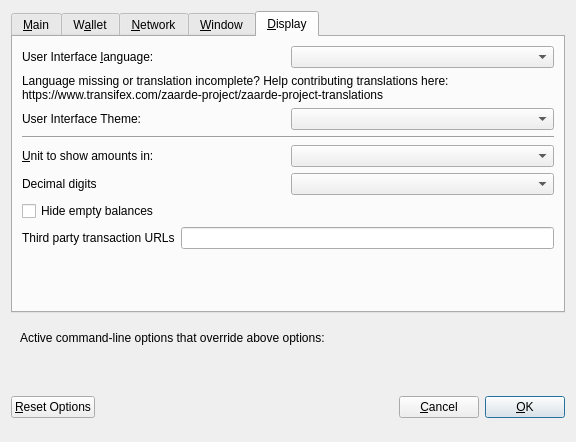
<?xml version="1.0" encoding="UTF-8"?>
<ui version="4.0">
 <class>OptionsDialog</class>
 <widget class="QDialog" name="OptionsDialog">
  <property name="geometry">
   <rect>
    <x>0</x>
    <y>0</y>
    <width>576</width>
    <height>442</height>
   </rect>
  </property>
  <property name="windowTitle">
   <string>Options</string>
  </property>
  <property name="modal">
   <bool>true</bool>
  </property>
  <layout class="QVBoxLayout" name="verticalLayout">
   <item>
    <widget class="QTabWidget" name="tabWidget">
     <property name="currentIndex">
      <number>4</number>
     </property>
     <widget class="QWidget" name="tabMain">
      <attribute name="title">
       <string>&amp;Main</string>
      </attribute>
      <layout class="QVBoxLayout" name="verticalLayout_Main">
       <item>
        <widget class="QCheckBox" name="bitcoinAtStartup">
         <property name="toolTip">
          <string>Automatically start Zaarde after logging in to the system.</string>
         </property>
         <property name="text">
          <string>&amp;Start Zaarde on system login</string>
         </property>
        </widget>
       </item>
       <item>
        <layout class="QHBoxLayout" name="horizontalLayout_2_Main">
         <item>
          <widget class="QLabel" name="databaseCacheLabel">
           <property name="text">
            <string>Size of &amp;database cache</string>
           </property>
           <property name="textFormat">
            <enum>Qt::PlainText</enum>
           </property>
           <property name="buddy">
            <cstring>databaseCache</cstring>
           </property>
          </widget>
         </item>
         <item>
          <widget class="QSpinBox" name="databaseCache"/>
         </item>
         <item>
          <widget class="QLabel" name="databaseCacheUnitLabel">
           <property name="text">
            <string>MB</string>
           </property>
           <property name="textFormat">
            <enum>Qt::PlainText</enum>
           </property>
          </widget>
         </item>
         <item>
          <spacer name="horizontalSpacer_2_Main">
           <property name="orientation">
            <enum>Qt::Horizontal</enum>
           </property>
           <property name="sizeHint" stdset="0">
            <size>
             <width>40</width>
             <height>20</height>
            </size>
           </property>
          </spacer>
         </item>
        </layout>
       </item>
       <item>
        <layout class="QHBoxLayout" name="horizontalLayout_3_Main">
         <item>
          <widget class="QLabel" name="threadsScriptVerifLabel">
           <property name="text">
            <string>Number of script &amp;verification threads</string>
           </property>
           <property name="textFormat">
            <enum>Qt::PlainText</enum>
           </property>
           <property name="buddy">
            <cstring>threadsScriptVerif</cstring>
           </property>
          </widget>
         </item>
         <item>
          <widget class="QSpinBox" name="threadsScriptVerif">
           <property name="toolTip">
            <string>(0 = auto, &lt;0 = leave that many cores free)</string>
           </property>
          </widget>
         </item>
         <item>
          <spacer name="horizontalSpacer_3_Main">
           <property name="orientation">
            <enum>Qt::Horizontal</enum>
           </property>
           <property name="sizeHint" stdset="0">
            <size>
             <width>40</width>
             <height>20</height>
            </size>
           </property>
          </spacer>
         </item>
        </layout>
       </item>
       <item>
        <spacer name="verticalSpacer_2">
         <property name="orientation">
          <enum>Qt::Vertical</enum>
         </property>
         <property name="sizeHint" stdset="0">
          <size>
           <width>20</width>
           <height>40</height>
          </size>
         </property>
        </spacer>
       </item>
       <item>
        <widget class="QCheckBox" name="checkBoxZeromintEnable">
         <property name="toolTip">
          <string>Enable automatic minting of Zaarde units to zZARD</string>
         </property>
         <property name="layoutDirection">
          <enum>Qt::LeftToRight</enum>
         </property>
         <property name="text">
          <string>Enable zZARD Automint</string>
         </property>
        </widget>
       </item>
       <item>
        <layout class="QHBoxLayout" name="horizontalLayout_3">
         <item>
          <widget class="QLabel" name="percentage_label">
           <property name="toolTip">
            <string>Percentage of incoming ZARD which get automatically converted to zZARD via Zerocoin Protocol (min: 10%)</string>
           </property>
           <property name="text">
            <string>Percentage of autominted zZARD</string>
           </property>
          </widget>
         </item>
         <item>
          <widget class="QSpinBox" name="zeromintPercentage">
           <property name="minimum">
            <number>1</number>
           </property>
           <property name="maximum">
            <number>100</number>
           </property>
          </widget>
         </item>
        </layout>
       </item>
       <item>
        <layout class="QHBoxLayout" name="horizontalLayout" stretch="0,0">
         <property name="sizeConstraint">
          <enum>QLayout::SetFixedSize</enum>
         </property>
         <item>
          <widget class="QLabel" name="labelPreferredDenom">
           <property name="maximumSize">
            <size>
             <width>16777215</width>
             <height>16777215</height>
            </size>
           </property>
           <property name="toolTip">
            <string>Wait with automatic conversion to Zerocoin until enough ZARD for this denomination is available</string>
           </property>
           <property name="text">
            <string>Preferred Automint zZARD Denomination</string>
           </property>
          </widget>
         </item>
         <item>
          <widget class="QComboBox" name="preferredDenom">
           <property name="maximumSize">
            <size>
             <width>16777215</width>
             <height>27</height>
            </size>
           </property>
           <property name="toolTip">
            <string>Wait with automatic conversion to Zerocoin until enough ZARD for this denomination is available</string>
           </property>
           <property name="maxVisibleItems">
            <number>9</number>
           </property>
           <property name="maxCount">
            <number>9</number>
           </property>
          </widget>
         </item>
        </layout>
       </item>
      </layout>
     </widget>
     <widget class="QWidget" name="tabWallet">
      <attribute name="title">
       <string>W&amp;allet</string>
      </attribute>
      <layout class="QVBoxLayout" name="verticalLayout_Wallet">
       <item>
        <layout class="QHBoxLayout" name="horizontalLayout_2_Wallet">
         <item>
          <widget class="QLabel" name="labelStakeSplitThresholdText">
           <property name="text">
            <string>Stake split threshold:</string>
           </property>
          </widget>
         </item>
         <item>
          <widget class="QSpinBox" name="spinBoxStakeSplitThreshold">
           <property name="minimum">
            <number>1</number>
           </property>
           <property name="maximum">
            <number>999999</number>
           </property>
          </widget>
         </item>
        </layout>
       </item>
       <item>
        <widget class="QGroupBox" name="groupBox">
         <property name="title">
          <string>Expert</string>
         </property>
         <layout class="QVBoxLayout" name="verticalLayout_2">
          <item>
           <widget class="QCheckBox" name="coinControlFeatures">
            <property name="toolTip">
             <string>Whether to show coin control features or not.</string>
            </property>
            <property name="text">
             <string>Enable coin &amp;control features</string>
            </property>
           </widget>
          </item>
          <item>
           <widget class="QCheckBox" name="showMasternodesTab">
            <property name="toolTip">
             <string>Show additional tab listing all your masternodes in first sub-tab&lt;br/&gt;and all masternodes on the network in second sub-tab.</string>
            </property>
            <property name="text">
             <string>Show Masternodes Tab</string>
            </property>
           </widget>
          </item>
          <item>
           <widget class="QCheckBox" name="spendZeroConfChange">
            <property name="toolTip">
             <string>If you disable the spending of unconfirmed change, the change from a transaction&lt;br/&gt;cannot be used until that transaction has at least one confirmation.&lt;br/&gt;This also affects how your balance is computed.</string>
            </property>
            <property name="text">
             <string>&amp;Spend unconfirmed change</string>
            </property>
           </widget>
          </item>
         </layout>
        </widget>
       </item>
       <item>
        <spacer name="verticalSpacer_Wallet">
         <property name="orientation">
          <enum>Qt::Vertical</enum>
         </property>
         <property name="sizeHint" stdset="0">
          <size>
           <width>20</width>
           <height>40</height>
          </size>
         </property>
        </spacer>
       </item>
      </layout>
     </widget>
     <widget class="QWidget" name="tabNetwork">
      <attribute name="title">
       <string>&amp;Network</string>
      </attribute>
      <layout class="QVBoxLayout" name="verticalLayout_Network">
       <item>
        <widget class="QCheckBox" name="mapPortUpnp">
         <property name="toolTip">
          <string>Automatically open the Zaarde client port on the router. This only works when your router supports UPnP and it is enabled.</string>
         </property>
         <property name="text">
          <string>Map port using &amp;UPnP</string>
         </property>
        </widget>
       </item>
       <item>
        <widget class="QCheckBox" name="allowIncoming">
         <property name="toolTip">
          <string>Accept connections from outside</string>
         </property>
         <property name="text">
          <string>Allow incoming connections</string>
         </property>
        </widget>
       </item>
       <item>
        <widget class="QCheckBox" name="connectSocks">
         <property name="toolTip">
          <string>Connect to the Zaarde network through a SOCKS5 proxy.</string>
         </property>
         <property name="text">
          <string>&amp;Connect through SOCKS5 proxy (default proxy):</string>
         </property>
        </widget>
       </item>
       <item>
        <layout class="QHBoxLayout" name="horizontalLayout_1_Network">
         <item>
          <widget class="QLabel" name="proxyIpLabel">
           <property name="text">
            <string>Proxy &amp;IP:</string>
           </property>
           <property name="textFormat">
            <enum>Qt::PlainText</enum>
           </property>
           <property name="buddy">
            <cstring>proxyIp</cstring>
           </property>
          </widget>
         </item>
         <item>
          <widget class="QValidatedLineEdit" name="proxyIp">
           <property name="minimumSize">
            <size>
             <width>140</width>
             <height>0</height>
            </size>
           </property>
           <property name="maximumSize">
            <size>
             <width>140</width>
             <height>16777215</height>
            </size>
           </property>
           <property name="toolTip">
            <string>IP address of the proxy (e.g. IPv4: 127.0.0.1 / IPv6: ::1)</string>
           </property>
          </widget>
         </item>
         <item>
          <widget class="QLabel" name="proxyPortLabel">
           <property name="text">
            <string>&amp;Port:</string>
           </property>
           <property name="textFormat">
            <enum>Qt::PlainText</enum>
           </property>
           <property name="buddy">
            <cstring>proxyPort</cstring>
           </property>
          </widget>
         </item>
         <item>
          <widget class="QLineEdit" name="proxyPort">
           <property name="minimumSize">
            <size>
             <width>75</width>
             <height>0</height>
            </size>
           </property>
           <property name="maximumSize">
            <size>
             <width>55</width>
             <height>16777215</height>
            </size>
           </property>
           <property name="toolTip">
            <string>Port of the proxy (e.g. 9050)</string>
           </property>
          </widget>
         </item>
         <item>
          <spacer name="horizontalSpacer_1_Network">
           <property name="orientation">
            <enum>Qt::Horizontal</enum>
           </property>
           <property name="sizeHint" stdset="0">
            <size>
             <width>40</width>
             <height>20</height>
            </size>
           </property>
          </spacer>
         </item>
        </layout>
       </item>
       <item>
        <spacer name="verticalSpacer_Network">
         <property name="orientation">
          <enum>Qt::Vertical</enum>
         </property>
         <property name="sizeHint" stdset="0">
          <size>
           <width>20</width>
           <height>40</height>
          </size>
         </property>
        </spacer>
       </item>
      </layout>
     </widget>
     <widget class="QWidget" name="tabWindow">
      <attribute name="title">
       <string>&amp;Window</string>
      </attribute>
      <layout class="QVBoxLayout" name="verticalLayout_Window">
       <item>
        <widget class="QCheckBox" name="minimizeToTray">
         <property name="toolTip">
          <string>Show only a tray icon after minimizing the window.</string>
         </property>
         <property name="text">
          <string>&amp;Minimize to the tray instead of the taskbar</string>
         </property>
        </widget>
       </item>
       <item>
        <widget class="QCheckBox" name="minimizeOnClose">
         <property name="toolTip">
          <string>Minimize instead of exit the application when the window is closed. When this option is enabled, the application will be closed only after selecting Quit in the menu.</string>
         </property>
         <property name="text">
          <string>M&amp;inimize on close</string>
         </property>
        </widget>
       </item>
       <item>
        <spacer name="verticalSpacer_Window">
         <property name="orientation">
          <enum>Qt::Vertical</enum>
         </property>
         <property name="sizeHint" stdset="0">
          <size>
           <width>20</width>
           <height>40</height>
          </size>
         </property>
        </spacer>
       </item>
      </layout>
     </widget>
     <widget class="QWidget" name="tabDisplay">
      <attribute name="title">
       <string>&amp;Display</string>
      </attribute>
      <layout class="QVBoxLayout" name="verticalLayout_Display">
       <item>
        <layout class="QHBoxLayout" name="horizontalLayout_1_Display">
         <item>
          <widget class="QLabel" name="langLabel">
           <property name="text">
            <string>User Interface &amp;language:</string>
           </property>
           <property name="textFormat">
            <enum>Qt::PlainText</enum>
           </property>
           <property name="buddy">
            <cstring>lang</cstring>
           </property>
          </widget>
         </item>
         <item>
          <widget class="QValueComboBox" name="lang">
           <property name="toolTip">
            <string>The user interface language can be set here. This setting will take effect after restarting Zaarde.</string>
           </property>
          </widget>
         </item>
        </layout>
       </item>
       <item>
        <widget class="QLabel" name="label_3">
         <property name="toolTip">
          <string notr="true"/>
         </property>
         <property name="statusTip">
          <string notr="true"/>
         </property>
         <property name="whatsThis">
          <string notr="true"/>
         </property>
         <property name="accessibleName">
          <string notr="true"/>
         </property>
         <property name="text">
          <string>Language missing or translation incomplete? Help contributing translations here:
https://www.transifex.com/zaarde-project/zaarde-project-translations</string>
         </property>
         <property name="wordWrap">
          <bool>true</bool>
         </property>
         <property name="openExternalLinks">
          <bool>true</bool>
         </property>
         <property name="textInteractionFlags">
          <set>Qt::TextBrowserInteraction</set>
         </property>
        </widget>
       </item>
       <item>
        <layout class="QHBoxLayout" name="horizontalLayout_4_Display" stretch="0,0">
         <item>
          <widget class="QLabel" name="themeLabel">
           <property name="text">
            <string>User Interface Theme:</string>
           </property>
          </widget>
         </item>
         <item>
          <widget class="QValueComboBox" name="theme"/>
         </item>
        </layout>
       </item>
       <item>
        <widget class="Line" name="line">
         <property name="orientation">
          <enum>Qt::Horizontal</enum>
         </property>
        </widget>
       </item>
       <item>
        <layout class="QHBoxLayout" name="horizontalLayout_2_Display">
         <item>
          <widget class="QLabel" name="unitLabel">
           <property name="text">
            <string>&amp;Unit to show amounts in:</string>
           </property>
           <property name="textFormat">
            <enum>Qt::PlainText</enum>
           </property>
           <property name="buddy">
            <cstring>unit</cstring>
           </property>
          </widget>
         </item>
         <item>
          <widget class="QValueComboBox" name="unit">
           <property name="toolTip">
            <string>Choose the default subdivision unit to show in the interface and when sending coins.</string>
           </property>
          </widget>
         </item>
        </layout>
       </item>
       <item>
        <layout class="QHBoxLayout" name="horizontalLayout_5_Display">
         <item>
          <widget class="QLabel" name="digitsLabel">
           <property name="text">
            <string>Decimal digits</string>
           </property>
          </widget>
         </item>
         <item>
          <widget class="QValueComboBox" name="digits"/>
         </item>
        </layout>
       </item>
       <item>
        <widget class="QCheckBox" name="checkBoxHideZeroBalances">
         <property name="toolTip">
          <string>Hide empty balances</string>
         </property>
         <property name="layoutDirection">
          <enum>Qt::LeftToRight</enum>
         </property>
         <property name="text">
          <string>Hide empty balances</string>
         </property>
        </widget>
       </item>
       <item>
        <layout class="QHBoxLayout" name="horizontalLayout_3_Display">
         <item>
          <widget class="QLabel" name="thirdPartyTxUrlsLabel">
           <property name="toolTip">
            <string>Third party URLs (e.g. a block explorer) that appear in the transactions tab as context menu items. %s in the URL is replaced by transaction hash. Multiple URLs are separated by vertical bar |.</string>
           </property>
           <property name="text">
            <string>Third party transaction URLs</string>
           </property>
           <property name="buddy">
            <cstring>thirdPartyTxUrls</cstring>
           </property>
          </widget>
         </item>
         <item>
          <widget class="QLineEdit" name="thirdPartyTxUrls">
           <property name="toolTip">
            <string>Third party URLs (e.g. a block explorer) that appear in the transactions tab as context menu items. %s in the URL is replaced by transaction hash. Multiple URLs are separated by vertical bar |.</string>
           </property>
          </widget>
         </item>
        </layout>
       </item>
       <item>
        <spacer name="verticalSpacer">
         <property name="orientation">
          <enum>Qt::Vertical</enum>
         </property>
         <property name="sizeHint" stdset="0">
          <size>
           <width>20</width>
           <height>40</height>
          </size>
         </property>
        </spacer>
       </item>
      </layout>
     </widget>
    </widget>
   </item>
   <item>
    <widget class="QFrame" name="frame">
     <layout class="QVBoxLayout" name="verticalLayout_Bottom">
      <item>
       <layout class="QHBoxLayout" name="horizontalLayout_Bottom">
        <item>
         <widget class="QLabel" name="overriddenByCommandLineInfoLabel">
          <property name="text">
           <string>Active command-line options that override above options:</string>
          </property>
          <property name="textFormat">
           <enum>Qt::PlainText</enum>
          </property>
         </widget>
        </item>
        <item>
         <spacer name="horizontalSpacer_Bottom">
          <property name="orientation">
           <enum>Qt::Horizontal</enum>
          </property>
          <property name="sizeHint" stdset="0">
           <size>
            <width>40</width>
            <height>20</height>
           </size>
          </property>
         </spacer>
        </item>
       </layout>
      </item>
      <item>
       <widget class="QLabel" name="overriddenByCommandLineLabel">
        <property name="text">
         <string/>
        </property>
        <property name="textFormat">
         <enum>Qt::PlainText</enum>
        </property>
        <property name="wordWrap">
         <bool>true</bool>
        </property>
       </widget>
      </item>
     </layout>
    </widget>
   </item>
   <item>
    <layout class="QHBoxLayout" name="horizontalLayout_Buttons">
     <item>
      <widget class="QPushButton" name="resetButton">
       <property name="toolTip">
        <string>Reset all client options to default.</string>
       </property>
       <property name="text">
        <string>&amp;Reset Options</string>
       </property>
       <property name="autoDefault">
        <bool>false</bool>
       </property>
      </widget>
     </item>
     <item>
      <spacer name="horizontalSpacer_1">
       <property name="orientation">
        <enum>Qt::Horizontal</enum>
       </property>
       <property name="sizeHint" stdset="0">
        <size>
         <width>40</width>
         <height>48</height>
        </size>
       </property>
      </spacer>
     </item>
     <item>
      <widget class="QLabel" name="statusLabel">
       <property name="minimumSize">
        <size>
         <width>200</width>
         <height>0</height>
        </size>
       </property>
       <property name="font">
        <font>
         <weight>75</weight>
         <bold>true</bold>
        </font>
       </property>
       <property name="text">
        <string/>
       </property>
       <property name="textFormat">
        <enum>Qt::PlainText</enum>
       </property>
       <property name="wordWrap">
        <bool>true</bool>
       </property>
      </widget>
     </item>
     <item>
      <spacer name="horizontalSpacer_2">
       <property name="orientation">
        <enum>Qt::Horizontal</enum>
       </property>
       <property name="sizeHint" stdset="0">
        <size>
         <width>40</width>
         <height>48</height>
        </size>
       </property>
      </spacer>
     </item>
     <item>
      <widget class="QPushButton" name="cancelButton">
       <property name="text">
        <string>&amp;Cancel</string>
       </property>
       <property name="autoDefault">
        <bool>false</bool>
       </property>
      </widget>
     </item>
     <item>
      <widget class="QPushButton" name="okButton">
       <property name="text">
        <string>&amp;OK</string>
       </property>
       <property name="autoDefault">
        <bool>false</bool>
       </property>
       <property name="default">
        <bool>true</bool>
       </property>
      </widget>
     </item>
    </layout>
   </item>
  </layout>
 </widget>
 <customwidgets>
  <customwidget>
   <class>QValidatedLineEdit</class>
   <extends>QLineEdit</extends>
   <header>qvalidatedlineedit.h</header>
  </customwidget>
  <customwidget>
   <class>QValueComboBox</class>
   <extends>QComboBox</extends>
   <header>qvaluecombobox.h</header>
  </customwidget>
 </customwidgets>
 <resources/>
 <connections/>
</ui>
